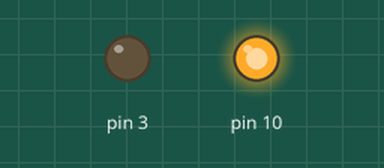
A sketch run on a simulated Arduino Uno, built with avr-gcc and run on an emulated ATmega328P. Parts: output pins drawn as LEDs (lit = HIGH).

Above: at 0.2 s.
At 3.2 s:
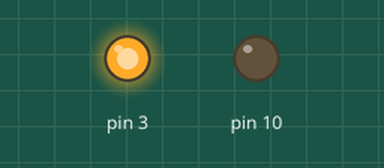
At 5.4 s:
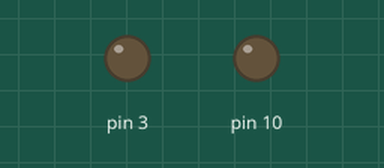
Timing chart, 0 to 8.4 s (numbered marks = the images above):
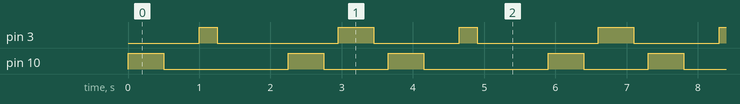

The sketch:

Controlling_Digital_Outputs_2.ino
```cpp
void setup()
{
	    pinMode(3, OUTPUT);
		pinMode(10, OUTPUT);
}

void loop()
{
	digitalWrite(10, HIGH);
	delay(500);
	digitalWrite(10, LOW);
	delay(500);

    digitalWrite(3, HIGH);
	delay(250);
	digitalWrite(3, LOW);
	delay(1000);

	digitalWrite(10, HIGH);
	delay(500);
	digitalWrite(10, LOW);
	delay(200);

    digitalWrite(3, HIGH);
	delay(500);
	digitalWrite(3, LOW);
	delay(200);
}
```

Measured:
- by itself, pin 3: repeats every 3.7 s: LOW 1.7 s, HIGH 0.50 s, LOW 1.2 s, HIGH 0.25 s
- by itself, pin 10: repeats every 3.7 s: LOW 1.8 s, HIGH 0.50 s, LOW 0.90 s, HIGH 0.50 s
- by itself, everything shown: repeats every 3.7 s, in 8 steps
